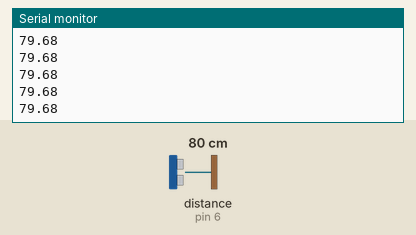
Recording of a sketch running on a simulated Arduino Uno, built with avr-gcc and run on an emulated ATmega328P. Parts: the last lines printed to the serial monitor. Wiring (inferred from the names in the program): ultrasonic range finder: trigger pin 5; echo pin 6. The test bench sets the inputs (shaded band); at power-on: distance to the obstacle (sensor on pin 6) 80 cm. The echo pulse lasts 58.3 µs per cm.

Above: at 1.2 s.
1.3 s: distance to the obstacle (sensor on pin 6) set to 2 cm
At 1.34 s:
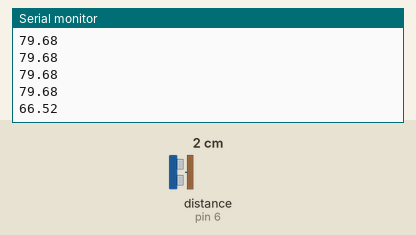
2.8 s: distance to the obstacle (sensor on pin 6) set to 4 cm
At 2.82 s:
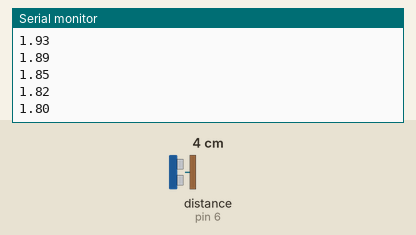
Timing chart, 0 to 5.8 s (numbered marks = the images above; inputs shaded):
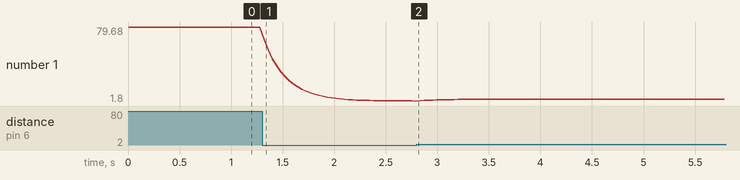

Measured:
- after the input at 1.3 s, the serial monitor: prints a new line at once (image 1)
- plotted number 1: 79.68 → 1.8 after the input at 1.3 s, 1.8 → 3.7 after the input at 2.8 s

The sketch:

pong_with_kalman.ino
```cpp
/*
 * HC-SR04 example sketch
 *
 * https://create.arduino.cc/projecthub/Isaac100/getting-started-with-the-hc-sr04-ultrasonic-sensor-036380
 *
 * by Isaac100
 */

/*const int trigPin1 = 9;
const int echoPin1 = 10;
*/const int trigPin2 = 5;
const int echoPin2 = 6;

float duration2, distance2, x_k_p, P_k_p, K_k, angle;
float x_k = 15;
float P_k = 1;
float Q = 1e-5;
float R = 2.92e-4;


void setup() {
  /*pinMode(trigPin1, OUTPUT);
  pinMode(echoPin1, INPUT);
  */pinMode(trigPin2, OUTPUT);
  pinMode(echoPin2, INPUT);
  Serial.begin(9600);
}

void loop() {
  /*digitalWrite(trigPin1, LOW);
  delayMicroseconds(2);
  digitalWrite(trigPin1, HIGH);
  delayMicroseconds(10);
  digitalWrite(trigPin1, LOW);

  duration1 = pulseIn(echoPin1, HIGH);
  distance1 = (duration1*.0343)/2;
  /*Serial.print("Distance 1: ");
  Serial.println(distance1);
  */

  /*delayMicroseconds(100);
*/
  digitalWrite(trigPin2, LOW);
  delayMicroseconds(2);
  digitalWrite(trigPin2, HIGH);
  delayMicroseconds(10);
  digitalWrite(trigPin2, LOW);

  duration2 = pulseIn(echoPin2, HIGH);
  distance2 = (duration2*.0343)/2;
  /*Serial.print("Distance 2: ");
  Serial.println(distance2);
  */

  /*Serial.println(distance1+distance2);
  distance = (distance1 + 28 - distance2)/2;

  for(int i = 0; i <= 4; i++){

    if((i*5.6<distance2)&&(distance2<(i+1)*5.6)){
      angle = (i+1)*30;
      break;
    }

  }*/

  x_k_p = x_k;
  P_k_p = P_k + Q;

  K_k = P_k_p/(P_k_p + R);
  x_k = x_k_p + K_k*(distance2 - x_k_p);
  P_k = (1 - K_k)*P_k_p;


String dataToSend1 = String(x_k);
Serial.println(dataToSend1);

/*String dataToSend2 = String(x_k);
Serial.println(2);
    Serial.print(30);
    Serial.print(" ");
    Serial.print(0);
    Serial.print(" ");
    Serial.print(distance2);
    Serial.print(distance2);
    Serial.print(" ");
    Serial.println(x_k);
*/
delay(40);


}
```
